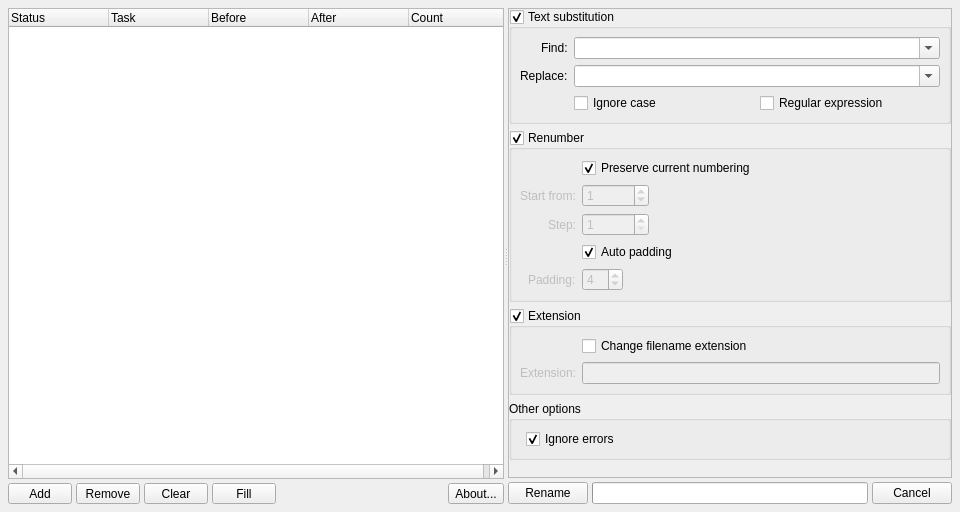
<?xml version="1.0" encoding="UTF-8"?>
<ui version="4.0">
 <class>MainWindow</class>
 <widget class="QMainWindow" name="MainWindow">
  <property name="geometry">
   <rect>
    <x>0</x>
    <y>0</y>
    <width>960</width>
    <height>512</height>
   </rect>
  </property>
  <property name="acceptDrops">
   <bool>true</bool>
  </property>
  <property name="windowTitle">
   <string>Batch Rename</string>
  </property>
  <widget class="QWidget" name="centralwidget">
   <layout class="QVBoxLayout" name="verticalLayout">
    <property name="spacing">
     <number>6</number>
    </property>
    <property name="leftMargin">
     <number>8</number>
    </property>
    <property name="topMargin">
     <number>8</number>
    </property>
    <property name="rightMargin">
     <number>8</number>
    </property>
    <property name="bottomMargin">
     <number>8</number>
    </property>
    <item>
     <widget class="QSplitter" name="splitter">
      <property name="sizePolicy">
       <sizepolicy hsizetype="Expanding" vsizetype="Expanding">
        <horstretch>0</horstretch>
        <verstretch>0</verstretch>
       </sizepolicy>
      </property>
      <property name="orientation">
       <enum>Qt::Horizontal</enum>
      </property>
      <property name="childrenCollapsible">
       <bool>false</bool>
      </property>
      <widget class="QFrame" name="preview_frame">
       <property name="frameShape">
        <enum>QFrame::NoFrame</enum>
       </property>
       <property name="frameShadow">
        <enum>QFrame::Plain</enum>
       </property>
       <property name="lineWidth">
        <number>0</number>
       </property>
       <layout class="QVBoxLayout" name="preview_verticalLayout">
        <property name="spacing">
         <number>4</number>
        </property>
        <property name="leftMargin">
         <number>0</number>
        </property>
        <property name="topMargin">
         <number>0</number>
        </property>
        <property name="rightMargin">
         <number>0</number>
        </property>
        <property name="bottomMargin">
         <number>0</number>
        </property>
        <item>
         <widget class="QTreeWidget" name="taskList_treeWidget">
          <property name="acceptDrops">
           <bool>true</bool>
          </property>
          <property name="dragDropMode">
           <enum>QAbstractItemView::DropOnly</enum>
          </property>
          <property name="alternatingRowColors">
           <bool>true</bool>
          </property>
          <property name="selectionMode">
           <enum>QAbstractItemView::ExtendedSelection</enum>
          </property>
          <property name="selectionBehavior">
           <enum>QAbstractItemView::SelectRows</enum>
          </property>
          <property name="textElideMode">
           <enum>Qt::ElideMiddle</enum>
          </property>
          <property name="rootIsDecorated">
           <bool>false</bool>
          </property>
          <property name="uniformRowHeights">
           <bool>true</bool>
          </property>
          <property name="itemsExpandable">
           <bool>false</bool>
          </property>
          <property name="sortingEnabled">
           <bool>false</bool>
          </property>
          <property name="animated">
           <bool>true</bool>
          </property>
          <property name="allColumnsShowFocus">
           <bool>true</bool>
          </property>
          <property name="headerHidden">
           <bool>false</bool>
          </property>
          <property name="expandsOnDoubleClick">
           <bool>false</bool>
          </property>
          <attribute name="headerStretchLastSection">
           <bool>true</bool>
          </attribute>
          <column>
           <property name="text">
            <string>Status</string>
           </property>
          </column>
          <column>
           <property name="text">
            <string>Task</string>
           </property>
          </column>
          <column>
           <property name="text">
            <string>Before</string>
           </property>
          </column>
          <column>
           <property name="text">
            <string>After</string>
           </property>
          </column>
          <column>
           <property name="text">
            <string>Count</string>
           </property>
          </column>
         </widget>
        </item>
        <item>
         <widget class="QFrame" name="toolbar_frame">
          <property name="frameShape">
           <enum>QFrame::NoFrame</enum>
          </property>
          <property name="frameShadow">
           <enum>QFrame::Plain</enum>
          </property>
          <property name="lineWidth">
           <number>0</number>
          </property>
          <layout class="QHBoxLayout" name="toolbar_horizontalLayout">
           <property name="spacing">
            <number>4</number>
           </property>
           <property name="leftMargin">
            <number>0</number>
           </property>
           <property name="topMargin">
            <number>0</number>
           </property>
           <property name="rightMargin">
            <number>0</number>
           </property>
           <property name="bottomMargin">
            <number>0</number>
           </property>
           <item>
            <widget class="QToolButton" name="add_toolButton">
             <property name="minimumSize">
              <size>
               <width>64</width>
               <height>0</height>
              </size>
             </property>
             <property name="text">
              <string>Add</string>
             </property>
             <property name="iconSize">
              <size>
               <width>15</width>
               <height>15</height>
              </size>
             </property>
             <property name="popupMode">
              <enum>QToolButton::InstantPopup</enum>
             </property>
             <property name="toolButtonStyle">
              <enum>Qt::ToolButtonTextBesideIcon</enum>
             </property>
            </widget>
           </item>
           <item>
            <widget class="QToolButton" name="remove_toolButton">
             <property name="minimumSize">
              <size>
               <width>64</width>
               <height>0</height>
              </size>
             </property>
             <property name="text">
              <string>Remove</string>
             </property>
             <property name="iconSize">
              <size>
               <width>15</width>
               <height>15</height>
              </size>
             </property>
             <property name="toolButtonStyle">
              <enum>Qt::ToolButtonTextBesideIcon</enum>
             </property>
            </widget>
           </item>
           <item>
            <widget class="QToolButton" name="clear_toolButton">
             <property name="minimumSize">
              <size>
               <width>64</width>
               <height>0</height>
              </size>
             </property>
             <property name="text">
              <string>Clear</string>
             </property>
             <property name="iconSize">
              <size>
               <width>15</width>
               <height>15</height>
              </size>
             </property>
             <property name="toolButtonStyle">
              <enum>Qt::ToolButtonTextBesideIcon</enum>
             </property>
            </widget>
           </item>
           <item>
            <widget class="QToolButton" name="fill_toolButton">
             <property name="minimumSize">
              <size>
               <width>64</width>
               <height>0</height>
              </size>
             </property>
             <property name="text">
              <string>Fill</string>
             </property>
             <property name="iconSize">
              <size>
               <width>15</width>
               <height>15</height>
              </size>
             </property>
             <property name="popupMode">
              <enum>QToolButton::InstantPopup</enum>
             </property>
             <property name="toolButtonStyle">
              <enum>Qt::ToolButtonTextBesideIcon</enum>
             </property>
            </widget>
           </item>
           <item>
            <spacer name="toolbar_horizontalSpacer">
             <property name="orientation">
              <enum>Qt::Horizontal</enum>
             </property>
             <property name="sizeHint" stdset="0">
              <size>
               <width>8</width>
               <height>20</height>
              </size>
             </property>
            </spacer>
           </item>
           <item>
            <widget class="QToolButton" name="about_toolButton">
             <property name="toolTip">
              <string>About Seqeunce Rename</string>
             </property>
             <property name="text">
              <string>About...</string>
             </property>
             <property name="iconSize">
              <size>
               <width>15</width>
               <height>15</height>
              </size>
             </property>
            </widget>
           </item>
          </layout>
         </widget>
        </item>
       </layout>
      </widget>
      <widget class="QFrame" name="sidebar_frame">
       <property name="frameShape">
        <enum>QFrame::NoFrame</enum>
       </property>
       <property name="frameShadow">
        <enum>QFrame::Plain</enum>
       </property>
       <property name="lineWidth">
        <number>0</number>
       </property>
       <layout class="QVBoxLayout" name="sidebar_verticalLayout">
        <property name="spacing">
         <number>4</number>
        </property>
        <property name="leftMargin">
         <number>0</number>
        </property>
        <property name="topMargin">
         <number>0</number>
        </property>
        <property name="rightMargin">
         <number>0</number>
        </property>
        <property name="bottomMargin">
         <number>0</number>
        </property>
        <item>
         <widget class="QScrollArea" name="settings_scrollArea">
          <property name="widgetResizable">
           <bool>true</bool>
          </property>
          <property name="alignment">
           <set>Qt::AlignLeading|Qt::AlignLeft|Qt::AlignTop</set>
          </property>
          <property name="noBackground" stdset="0">
           <bool>true</bool>
          </property>
          <widget class="QWidget" name="settings_scrollAreaWidgetContents">
           <property name="geometry">
            <rect>
             <x>0</x>
             <y>-120</y>
             <width>431</width>
             <height>572</height>
            </rect>
           </property>
           <property name="noBackground" stdset="0">
            <bool>true</bool>
           </property>
           <layout class="QVBoxLayout" name="settings_verticalLayout">
            <property name="leftMargin">
             <number>0</number>
            </property>
            <property name="topMargin">
             <number>0</number>
            </property>
            <property name="rightMargin">
             <number>0</number>
            </property>
            <property name="bottomMargin">
             <number>0</number>
            </property>
            <item>
             <widget class="QGroupBox" name="findReplace_groupBox">
              <property name="sizePolicy">
               <sizepolicy hsizetype="Preferred" vsizetype="Maximum">
                <horstretch>0</horstretch>
                <verstretch>0</verstretch>
               </sizepolicy>
              </property>
              <property name="title">
               <string>Text substitution</string>
              </property>
              <property name="flat">
               <bool>false</bool>
              </property>
              <property name="checkable">
               <bool>true</bool>
              </property>
              <property name="checked">
               <bool>true</bool>
              </property>
              <property name="expandable" stdset="0">
               <bool>true</bool>
              </property>
              <property name="xmlCategory" stdset="0">
               <string>textsubstitution</string>
              </property>
              <layout class="QFormLayout" name="findReplace_formLayout">
               <property name="fieldGrowthPolicy">
                <enum>QFormLayout::AllNonFixedFieldsGrow</enum>
               </property>
               <property name="labelAlignment">
                <set>Qt::AlignRight|Qt::AlignTrailing|Qt::AlignVCenter</set>
               </property>
               <property name="leftMargin">
                <number>8</number>
               </property>
               <property name="topMargin">
                <number>8</number>
               </property>
               <property name="rightMargin">
                <number>8</number>
               </property>
               <property name="bottomMargin">
                <number>8</number>
               </property>
               <item row="0" column="0">
                <widget class="QLabel" name="find_label">
                 <property name="text">
                  <string>Find:</string>
                 </property>
                 <property name="buddy">
                  <cstring>find_comboBox</cstring>
                 </property>
                </widget>
               </item>
               <item row="0" column="1">
                <widget class="QComboBox" name="find_comboBox">
                 <property name="editable">
                  <bool>true</bool>
                 </property>
                 <property name="maxCount">
                  <number>10</number>
                 </property>
                 <property name="insertPolicy">
                  <enum>QComboBox::InsertAtTop</enum>
                 </property>
                 <property name="xmlTag" stdset="0">
                  <string>find</string>
                 </property>
                 <property name="storeHistory" stdset="0">
                  <bool>true</bool>
                 </property>
                </widget>
               </item>
               <item row="1" column="0">
                <widget class="QLabel" name="replace_label">
                 <property name="text">
                  <string>Replace:</string>
                 </property>
                 <property name="buddy">
                  <cstring>replace_comboBox</cstring>
                 </property>
                </widget>
               </item>
               <item row="1" column="1">
                <widget class="QComboBox" name="replace_comboBox">
                 <property name="editable">
                  <bool>true</bool>
                 </property>
                 <property name="maxCount">
                  <number>10</number>
                 </property>
                 <property name="insertPolicy">
                  <enum>QComboBox::InsertAtTop</enum>
                 </property>
                 <property name="xmlTag" stdset="0">
                  <string>replace</string>
                 </property>
                 <property name="storeHistory" stdset="0">
                  <bool>true</bool>
                 </property>
                </widget>
               </item>
               <item row="2" column="1">
                <layout class="QHBoxLayout" name="findReplaceOptions_horizontalLayout">
                 <item>
                  <widget class="QCheckBox" name="ignoreCase_checkBox">
                   <property name="text">
                    <string>Ignore case</string>
                   </property>
                   <property name="xmlTag" stdset="0">
                    <string>ignorecase</string>
                   </property>
                  </widget>
                 </item>
                 <item>
                  <widget class="QCheckBox" name="regex_checkBox">
                   <property name="text">
                    <string>Regular expression</string>
                   </property>
                   <property name="xmlTag" stdset="0">
                    <string>regex</string>
                   </property>
                  </widget>
                 </item>
                </layout>
               </item>
              </layout>
             </widget>
            </item>
            <item>
             <widget class="QGroupBox" name="renumber_groupBox">
              <property name="sizePolicy">
               <sizepolicy hsizetype="Preferred" vsizetype="Maximum">
                <horstretch>0</horstretch>
                <verstretch>0</verstretch>
               </sizepolicy>
              </property>
              <property name="title">
               <string>Renumber</string>
              </property>
              <property name="flat">
               <bool>false</bool>
              </property>
              <property name="checkable">
               <bool>true</bool>
              </property>
              <property name="checked">
               <bool>true</bool>
              </property>
              <property name="expandable" stdset="0">
               <bool>true</bool>
              </property>
              <property name="xmlCategory" stdset="0">
               <string>renumber</string>
              </property>
              <layout class="QFormLayout" name="renumber_formLayout">
               <property name="fieldGrowthPolicy">
                <enum>QFormLayout::ExpandingFieldsGrow</enum>
               </property>
               <property name="labelAlignment">
                <set>Qt::AlignRight|Qt::AlignTrailing|Qt::AlignVCenter</set>
               </property>
               <property name="leftMargin">
                <number>8</number>
               </property>
               <property name="topMargin">
                <number>8</number>
               </property>
               <property name="rightMargin">
                <number>8</number>
               </property>
               <property name="bottomMargin">
                <number>8</number>
               </property>
               <item row="0" column="1">
                <widget class="QCheckBox" name="preserveNumbering_checkBox">
                 <property name="text">
                  <string>Preserve current numbering</string>
                 </property>
                 <property name="checked">
                  <bool>true</bool>
                 </property>
                 <property name="xmlTag" stdset="0">
                  <string>preservenumbering</string>
                 </property>
                </widget>
               </item>
               <item row="1" column="0">
                <widget class="QLabel" name="start_label">
                 <property name="enabled">
                  <bool>false</bool>
                 </property>
                 <property name="text">
                  <string>Start from:</string>
                 </property>
                 <property name="buddy">
                  <cstring>start_spinBox</cstring>
                 </property>
                </widget>
               </item>
               <item row="1" column="1">
                <widget class="QSpinBox" name="start_spinBox">
                 <property name="enabled">
                  <bool>false</bool>
                 </property>
                 <property name="maximum">
                  <number>999999999</number>
                 </property>
                 <property name="value">
                  <number>1</number>
                 </property>
                 <property name="xmlTag" stdset="0">
                  <string>numberingstart</string>
                 </property>
                </widget>
               </item>
               <item row="2" column="0">
                <widget class="QLabel" name="step_label">
                 <property name="enabled">
                  <bool>false</bool>
                 </property>
                 <property name="text">
                  <string>Step:</string>
                 </property>
                 <property name="buddy">
                  <cstring>step_spinBox</cstring>
                 </property>
                </widget>
               </item>
               <item row="2" column="1">
                <widget class="QSpinBox" name="step_spinBox">
                 <property name="enabled">
                  <bool>false</bool>
                 </property>
                 <property name="minimum">
                  <number>1</number>
                 </property>
                 <property name="maximum">
                  <number>999999999</number>
                 </property>
                 <property name="value">
                  <number>1</number>
                 </property>
                 <property name="xmlTag" stdset="0">
                  <string>numberingstep</string>
                 </property>
                </widget>
               </item>
               <item row="3" column="1">
                <widget class="QCheckBox" name="autoPadding_checkBox">
                 <property name="text">
                  <string>Auto padding</string>
                 </property>
                 <property name="checked">
                  <bool>true</bool>
                 </property>
                 <property name="xmlTag" stdset="0">
                  <string>autopadding</string>
                 </property>
                </widget>
               </item>
               <item row="4" column="0">
                <widget class="QLabel" name="padding_label">
                 <property name="enabled">
                  <bool>false</bool>
                 </property>
                 <property name="text">
                  <string>Padding:</string>
                 </property>
                 <property name="buddy">
                  <cstring>padding_spinBox</cstring>
                 </property>
                </widget>
               </item>
               <item row="4" column="1">
                <widget class="QSpinBox" name="padding_spinBox">
                 <property name="enabled">
                  <bool>false</bool>
                 </property>
                 <property name="minimum">
                  <number>1</number>
                 </property>
                 <property name="maximum">
                  <number>16</number>
                 </property>
                 <property name="value">
                  <number>4</number>
                 </property>
                 <property name="xmlTag" stdset="0">
                  <string>padding</string>
                 </property>
                </widget>
               </item>
              </layout>
             </widget>
            </item>
            <item>
             <widget class="QGroupBox" name="ext_groupBox">
              <property name="sizePolicy">
               <sizepolicy hsizetype="Preferred" vsizetype="Maximum">
                <horstretch>0</horstretch>
                <verstretch>0</verstretch>
               </sizepolicy>
              </property>
              <property name="title">
               <string>Extension</string>
              </property>
              <property name="flat">
               <bool>false</bool>
              </property>
              <property name="checkable">
               <bool>true</bool>
              </property>
              <property name="checked">
               <bool>true</bool>
              </property>
              <property name="expandable" stdset="0">
               <bool>true</bool>
              </property>
              <property name="xmlCategory" stdset="0">
               <string>extension</string>
              </property>
              <layout class="QFormLayout" name="renumber_formLayout_2">
               <property name="fieldGrowthPolicy">
                <enum>QFormLayout::ExpandingFieldsGrow</enum>
               </property>
               <property name="labelAlignment">
                <set>Qt::AlignRight|Qt::AlignTrailing|Qt::AlignVCenter</set>
               </property>
               <property name="leftMargin">
                <number>8</number>
               </property>
               <property name="topMargin">
                <number>8</number>
               </property>
               <property name="rightMargin">
                <number>8</number>
               </property>
               <property name="bottomMargin">
                <number>8</number>
               </property>
               <item row="0" column="1">
                <widget class="QCheckBox" name="ext_checkBox">
                 <property name="text">
                  <string>Change filename extension</string>
                 </property>
                 <property name="checked">
                  <bool>false</bool>
                 </property>
                 <property name="xmlTag" stdset="0">
                  <string>changeext</string>
                 </property>
                </widget>
               </item>
               <item row="1" column="0">
                <widget class="QLabel" name="ext_label">
                 <property name="enabled">
                  <bool>false</bool>
                 </property>
                 <property name="text">
                  <string>Extension:</string>
                 </property>
                 <property name="buddy">
                  <cstring>ext_lineEdit</cstring>
                 </property>
                </widget>
               </item>
               <item row="1" column="1">
                <widget class="QLineEdit" name="ext_lineEdit">
                 <property name="enabled">
                  <bool>false</bool>
                 </property>
                 <property name="xmlTag" stdset="0">
                  <string>newext</string>
                 </property>
                </widget>
               </item>
              </layout>
             </widget>
            </item>
            <item>
             <widget class="QGroupBox" name="other_groupBox">
              <property name="sizePolicy">
               <sizepolicy hsizetype="Preferred" vsizetype="Maximum">
                <horstretch>0</horstretch>
                <verstretch>0</verstretch>
               </sizepolicy>
              </property>
              <property name="title">
               <string>Other options</string>
              </property>
              <property name="flat">
               <bool>false</bool>
              </property>
              <property name="checkable">
               <bool>false</bool>
              </property>
              <property name="checked">
               <bool>false</bool>
              </property>
              <property name="expandable" stdset="0">
               <bool>true</bool>
              </property>
              <property name="xmlCategory" stdset="0">
               <string>other</string>
              </property>
              <layout class="QFormLayout" name="other_formLayout">
               <property name="fieldGrowthPolicy">
                <enum>QFormLayout::ExpandingFieldsGrow</enum>
               </property>
               <property name="labelAlignment">
                <set>Qt::AlignRight|Qt::AlignTrailing|Qt::AlignVCenter</set>
               </property>
               <property name="leftMargin">
                <number>8</number>
               </property>
               <property name="topMargin">
                <number>8</number>
               </property>
               <property name="rightMargin">
                <number>8</number>
               </property>
               <property name="bottomMargin">
                <number>8</number>
               </property>
               <item row="0" column="1">
                <widget class="QCheckBox" name="ignoreErrors_checkBox">
                 <property name="text">
                  <string>Ignore errors</string>
                 </property>
                 <property name="checked">
                  <bool>true</bool>
                 </property>
                 <property name="xmlTag" stdset="0">
                  <string>continueonerror</string>
                 </property>
                </widget>
               </item>
              </layout>
             </widget>
            </item>
            <item>
             <spacer name="verticalSpacer">
              <property name="orientation">
               <enum>Qt::Vertical</enum>
              </property>
              <property name="sizeHint" stdset="0">
               <size>
                <width>20</width>
                <height>40</height>
               </size>
              </property>
             </spacer>
            </item>
           </layout>
          </widget>
         </widget>
        </item>
        <item>
         <widget class="QFrame" name="sidebarToolbar_frame">
          <property name="frameShape">
           <enum>QFrame::NoFrame</enum>
          </property>
          <property name="frameShadow">
           <enum>QFrame::Plain</enum>
          </property>
          <property name="lineWidth">
           <number>0</number>
          </property>
          <layout class="QHBoxLayout" name="sidebarToolbar_horizontalLayout">
           <property name="spacing">
            <number>4</number>
           </property>
           <property name="leftMargin">
            <number>0</number>
           </property>
           <property name="topMargin">
            <number>0</number>
           </property>
           <property name="rightMargin">
            <number>0</number>
           </property>
           <property name="bottomMargin">
            <number>0</number>
           </property>
           <item>
            <widget class="QPushButton" name="rename_pushButton">
             <property name="minimumSize">
              <size>
               <width>64</width>
               <height>0</height>
              </size>
             </property>
             <property name="text">
              <string>Rename</string>
             </property>
             <property name="iconSize">
              <size>
               <width>15</width>
               <height>15</height>
              </size>
             </property>
            </widget>
           </item>
           <item>
            <widget class="QProgressBar" name="rename_progressBar"/>
           </item>
           <item>
            <widget class="QPushButton" name="cancel_pushButton">
             <property name="minimumSize">
              <size>
               <width>64</width>
               <height>0</height>
              </size>
             </property>
             <property name="text">
              <string>Cancel</string>
             </property>
             <property name="iconSize">
              <size>
               <width>15</width>
               <height>15</height>
              </size>
             </property>
            </widget>
           </item>
          </layout>
         </widget>
        </item>
       </layout>
      </widget>
     </widget>
    </item>
   </layout>
  </widget>
 </widget>
 <tabstops>
  <tabstop>taskList_treeWidget</tabstop>
  <tabstop>add_toolButton</tabstop>
  <tabstop>remove_toolButton</tabstop>
  <tabstop>clear_toolButton</tabstop>
  <tabstop>fill_toolButton</tabstop>
  <tabstop>settings_scrollArea</tabstop>
  <tabstop>find_comboBox</tabstop>
  <tabstop>replace_comboBox</tabstop>
  <tabstop>ignoreCase_checkBox</tabstop>
  <tabstop>regex_checkBox</tabstop>
  <tabstop>preserveNumbering_checkBox</tabstop>
  <tabstop>start_spinBox</tabstop>
  <tabstop>step_spinBox</tabstop>
  <tabstop>autoPadding_checkBox</tabstop>
  <tabstop>padding_spinBox</tabstop>
  <tabstop>ext_checkBox</tabstop>
  <tabstop>ext_lineEdit</tabstop>
  <tabstop>ignoreErrors_checkBox</tabstop>
  <tabstop>rename_pushButton</tabstop>
  <tabstop>cancel_pushButton</tabstop>
 </tabstops>
 <resources/>
 <connections>
  <connection>
   <sender>autoPadding_checkBox</sender>
   <signal>toggled(bool)</signal>
   <receiver>padding_spinBox</receiver>
   <slot>setDisabled(bool)</slot>
   <hints>
    <hint type="sourcelabel">
     <x>695</x>
     <y>232</y>
    </hint>
    <hint type="destinationlabel">
     <x>691</x>
     <y>271</y>
    </hint>
   </hints>
  </connection>
  <connection>
   <sender>preserveNumbering_checkBox</sender>
   <signal>toggled(bool)</signal>
   <receiver>start_label</receiver>
   <slot>setDisabled(bool)</slot>
   <hints>
    <hint type="sourcelabel">
     <x>770</x>
     <y>106</y>
    </hint>
    <hint type="destinationlabel">
     <x>588</x>
     <y>160</y>
    </hint>
   </hints>
  </connection>
  <connection>
   <sender>preserveNumbering_checkBox</sender>
   <signal>toggled(bool)</signal>
   <receiver>start_spinBox</receiver>
   <slot>setDisabled(bool)</slot>
   <hints>
    <hint type="sourcelabel">
     <x>770</x>
     <y>106</y>
    </hint>
    <hint type="destinationlabel">
     <x>737</x>
     <y>161</y>
    </hint>
   </hints>
  </connection>
  <connection>
   <sender>preserveNumbering_checkBox</sender>
   <signal>toggled(bool)</signal>
   <receiver>step_label</receiver>
   <slot>setDisabled(bool)</slot>
   <hints>
    <hint type="sourcelabel">
     <x>770</x>
     <y>106</y>
    </hint>
    <hint type="destinationlabel">
     <x>588</x>
     <y>199</y>
    </hint>
   </hints>
  </connection>
  <connection>
   <sender>preserveNumbering_checkBox</sender>
   <signal>toggled(bool)</signal>
   <receiver>step_spinBox</receiver>
   <slot>setDisabled(bool)</slot>
   <hints>
    <hint type="sourcelabel">
     <x>770</x>
     <y>106</y>
    </hint>
    <hint type="destinationlabel">
     <x>737</x>
     <y>203</y>
    </hint>
   </hints>
  </connection>
  <connection>
   <sender>autoPadding_checkBox</sender>
   <signal>toggled(bool)</signal>
   <receiver>padding_label</receiver>
   <slot>setDisabled(bool)</slot>
   <hints>
    <hint type="sourcelabel">
     <x>695</x>
     <y>232</y>
    </hint>
    <hint type="destinationlabel">
     <x>588</x>
     <y>267</y>
    </hint>
   </hints>
  </connection>
  <connection>
   <sender>ext_checkBox</sender>
   <signal>toggled(bool)</signal>
   <receiver>ext_lineEdit</receiver>
   <slot>setEnabled(bool)</slot>
   <hints>
    <hint type="sourcelabel">
     <x>763</x>
     <y>319</y>
    </hint>
    <hint type="destinationlabel">
     <x>927</x>
     <y>348</y>
    </hint>
   </hints>
  </connection>
  <connection>
   <sender>ext_checkBox</sender>
   <signal>toggled(bool)</signal>
   <receiver>ext_label</receiver>
   <slot>setEnabled(bool)</slot>
   <hints>
    <hint type="sourcelabel">
     <x>763</x>
     <y>319</y>
    </hint>
    <hint type="destinationlabel">
     <x>586</x>
     <y>348</y>
    </hint>
   </hints>
  </connection>
 </connections>
</ui>
